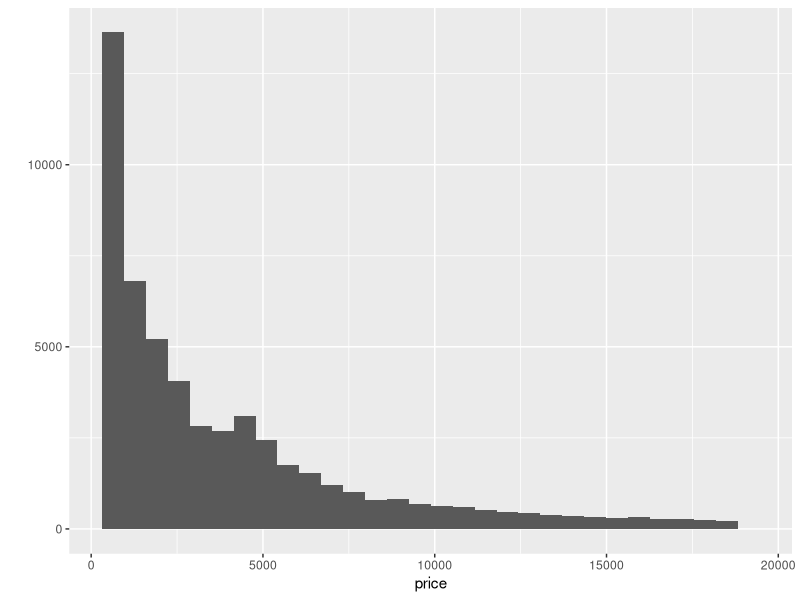
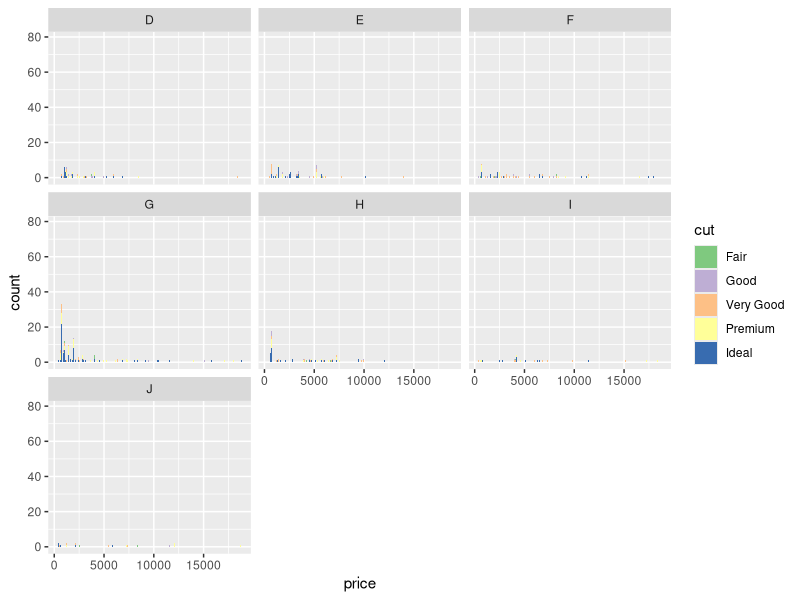
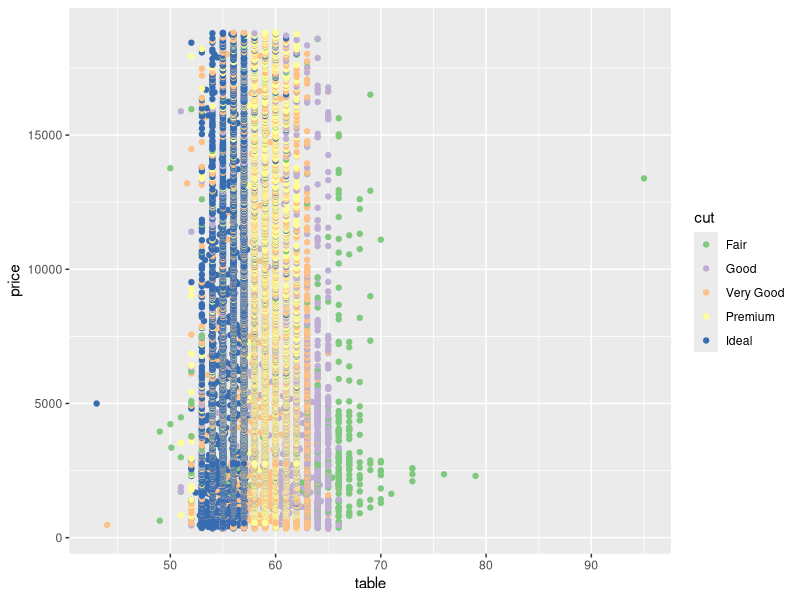
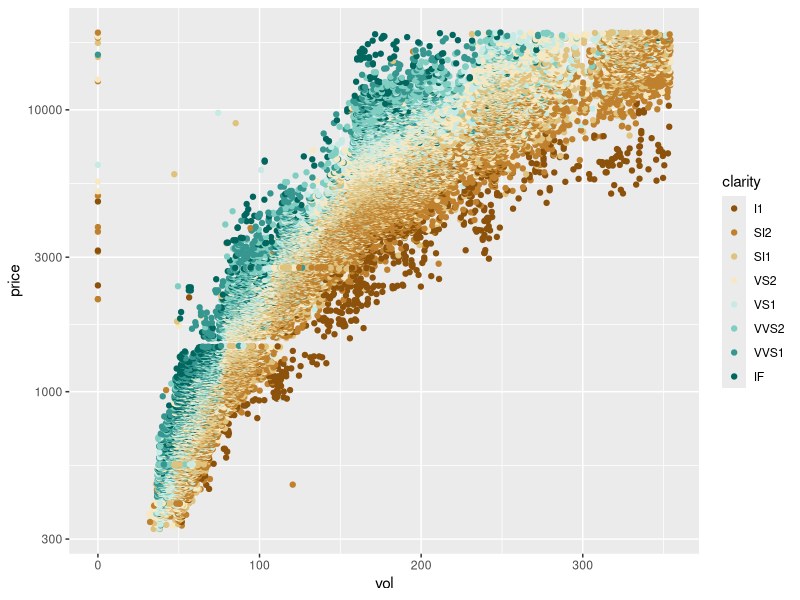
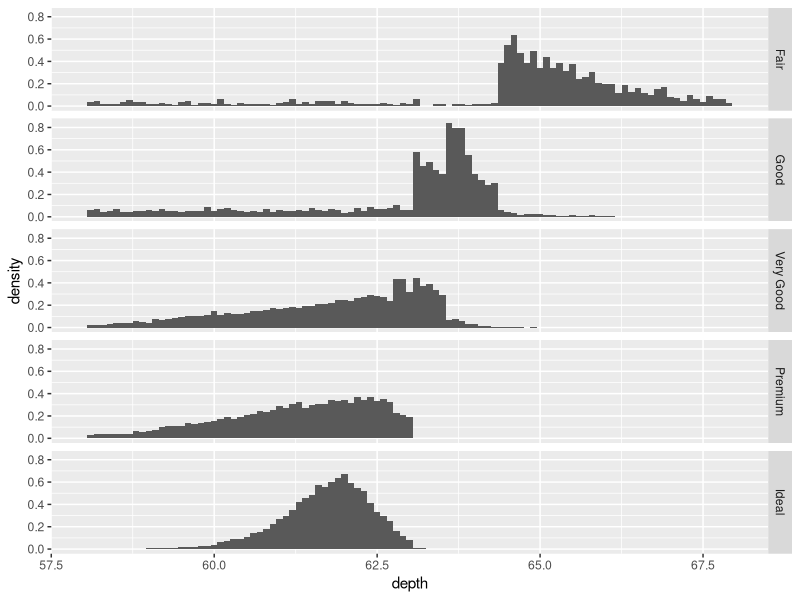
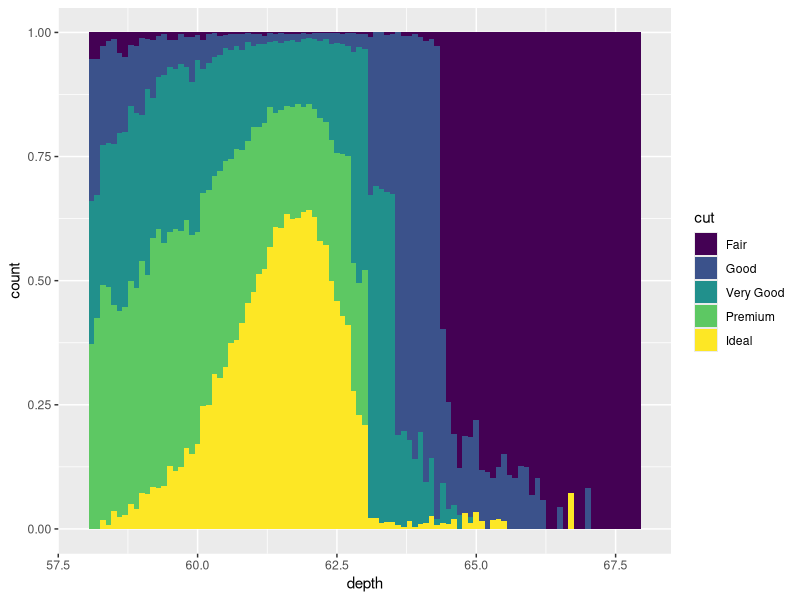
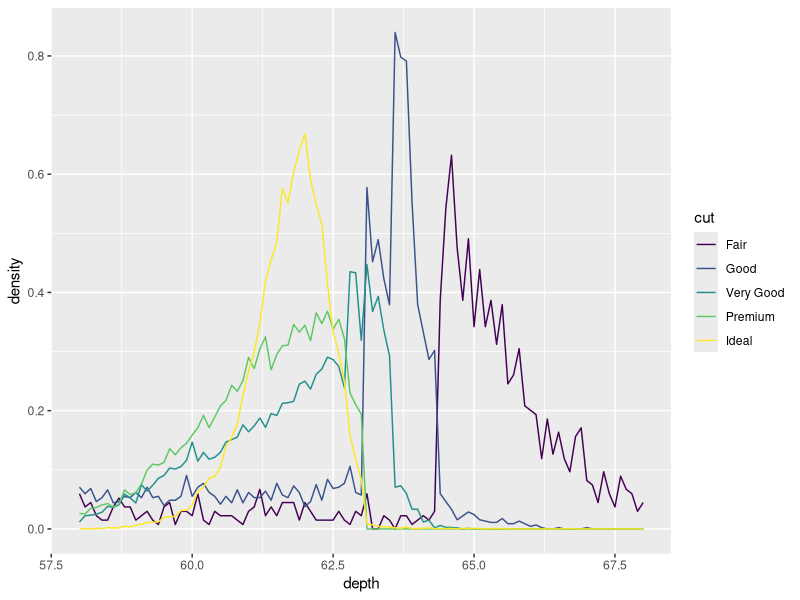

These charts were generated, in order, by the following R code:
## ---- chunk 1
library(ggplot2)
data(diamonds)
?diamonds
## ---- chunk 2
dim(diamonds)
summary(diamonds)
## ---- chunk 3
summary(diamonds$color)
## ---- chunk 4
qplot(price, data = diamonds)
mean(diamonds$price)
median(diamonds$price)
## ---- chunk 5
ggplot(aes(price,fill=cut),data=diamonds)+geom_bar()+facet_wrap(~color)+scale_fill_brewer(type = 'qual')
## ---- chunk 6
ggplot(aes(x=table,y=price,color=cut),data=diamonds)+
  geom_point(aes(color=cut))+scale_color_brewer(type='qual')
## ---- chunk 7
diamonds$vol = with(diamonds,x * y * z)
s_diamonds = subset(diamonds,vol < quantile(diamonds$vol,0.99))
ggplot(aes(x = vol,y = price,color = clarity),data = s_diamonds) +
  geom_point() +
  scale_y_log10() +
  scale_color_brewer(type = 'div')
## ---- chunk 8
depth_dist <- ggplot(diamonds,aes(depth)) + xlim(58,68)
depth_dist + geom_histogram(aes(y = ..density..),binwidth = 0.1) + 
  facet_grid(cut ~.)
depth_dist + geom_histogram(aes(fill = cut),binwidth = 0.1,
                            position = "fill")
depth_dist + geom_freqpoly(aes(y = ..density..,color = cut),
                           binwidth = 0.1)

